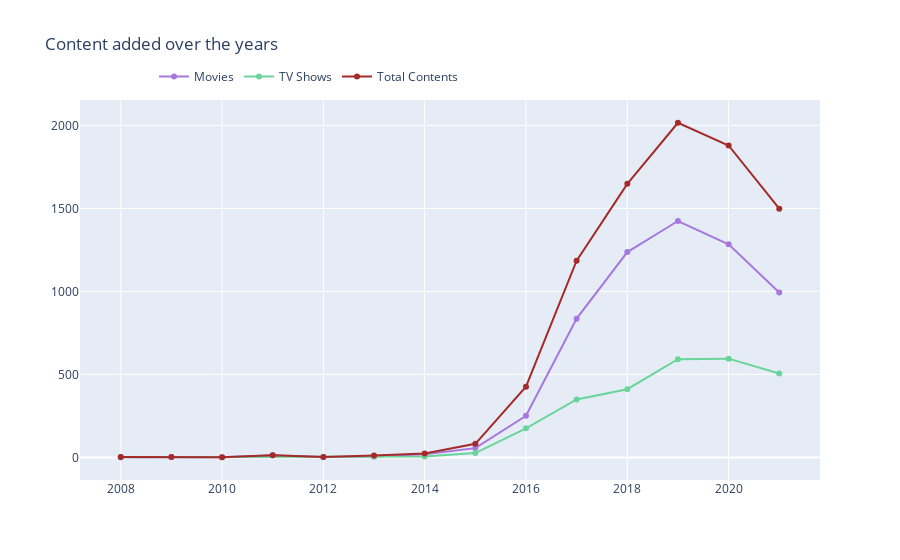

Notebook source saved alongside this figure:
### Code cell
df_1_content = df_1['year_added'].value_counts().reset_index().rename(columns = {
    'year_added' : 'count', 'index' : 'year_added'}).sort_values('year_added')
df_1_content['percent'] = df_1_content['count'].apply(lambda x : 100*x/sum(df_1_content['count']))


df_1_tv1 = df_1_tv['year_added'].value_counts().reset_index().rename(columns = {
    'year_added' : 'count', 'index' : 'year_added'}).sort_values('year_added')
df_1_tv1['percent'] = df_1_tv1['count'].apply(lambda x : 100*x/sum(df_1_tv1['count']))


df_1_movies1 = df_1_movies['year_added'].value_counts().reset_index().rename(columns = {
    'year_added' : 'count', 'index' : 'year_added'}).sort_values('year_added')
df_1_movies1['percent'] = df_1_movies1['count'].apply(lambda x : 100*x/sum(df_1_movies1['count']))

t1 = go.Scatter(x=df_1_movies1['year_added'], y=df_1_movies1["count"], name="Movies", marker=dict(color="#a678de"))
t2 = go.Scatter(x=df_1_tv1['year_added'], y=df_1_tv1["count"], name="TV Shows", marker=dict(color="#6ad49b"))
t3 = go.Scatter(x=df_1_content['year_added'], y=df_1_content["count"], name="Total Contents", marker=dict(color="brown"))

data = [t1, t2, t3]

layout = go.Layout(title="Content added over the years", legend=dict(x=0.1, y=1.1, orientation="h"))
fig = go.Figure(data, layout=layout)
fig.show()

### Figure 1 — Plotly figure (JSON) as saved in the notebook; plotly's stock layout.template omitted (floating-point values rounded to 4 significant figures)
{"data": [{"marker": {"color": "#a678de"}, "name": "Movies", "type": "scatter", "x": [2008, 2009, 2010, 2011, 2012, 2013, 2014, 2015, 2016, 2017, 2018, 2019, 2020, 2021], "y": [1, 2, 1, 13, 3, 6, 19, 56, 251, 836, 1237, 1424, 1284, 993]}, {"marker": {"color": "#6ad49b"}, "name": "TV Shows", "type": "scatter", "x": [2008, 2013, 2014, 2015, 2016, 2017, 2018, 2019, 2020, 2021], "y": [1, 5, 5, 26, 175, 349, 411, 592, 595, 505]}, {"marker": {"color": "brown"}, "name": "Total Contents", "type": "scatter", "x": [2008, 2009, 2010, 2011, 2012, 2013, 2014, 2015, 2016, 2017, 2018, 2019, 2020, 2021], "y": [2, 2, 1, 13, 3, 11, 24, 82, 426, 1185, 1648, 2016, 1879, 1498]}], "layout": {"legend": {"orientation": "h", "x": 0.1, "y": 1.1}, "title": {"text": "Content added over the years"}}}
